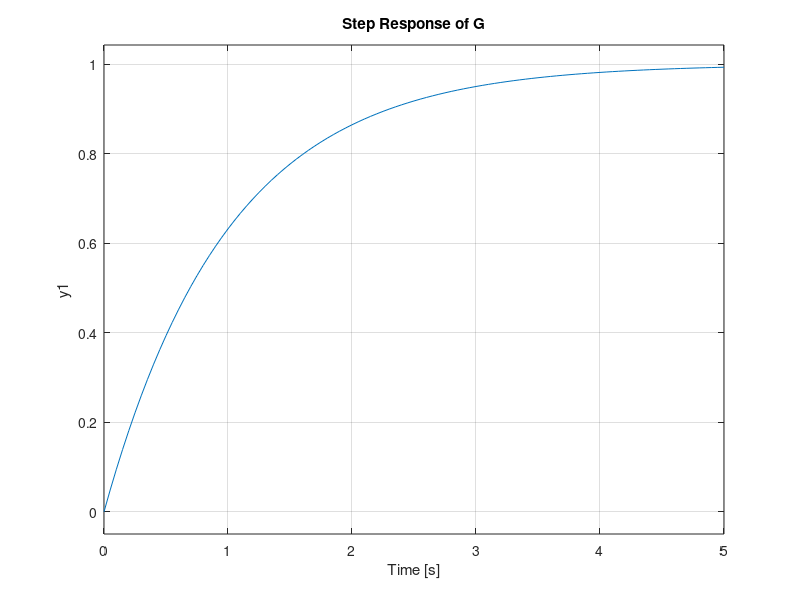
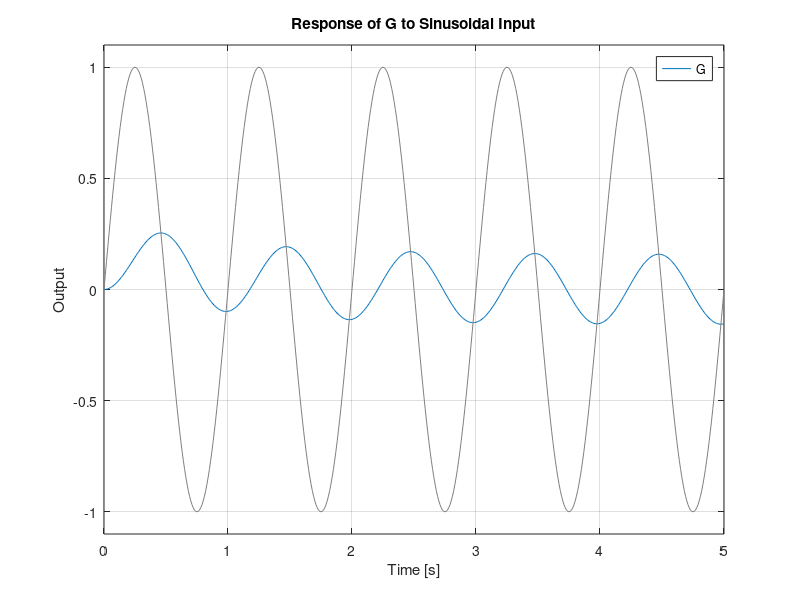
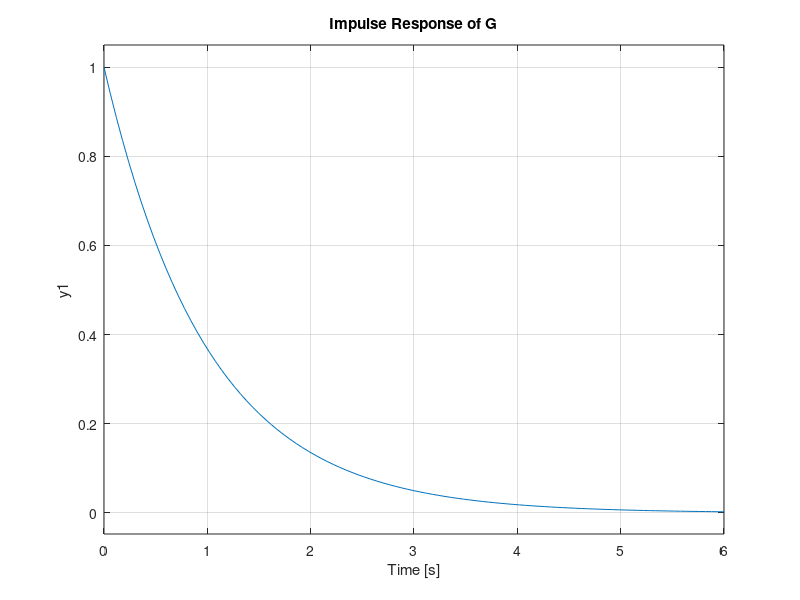
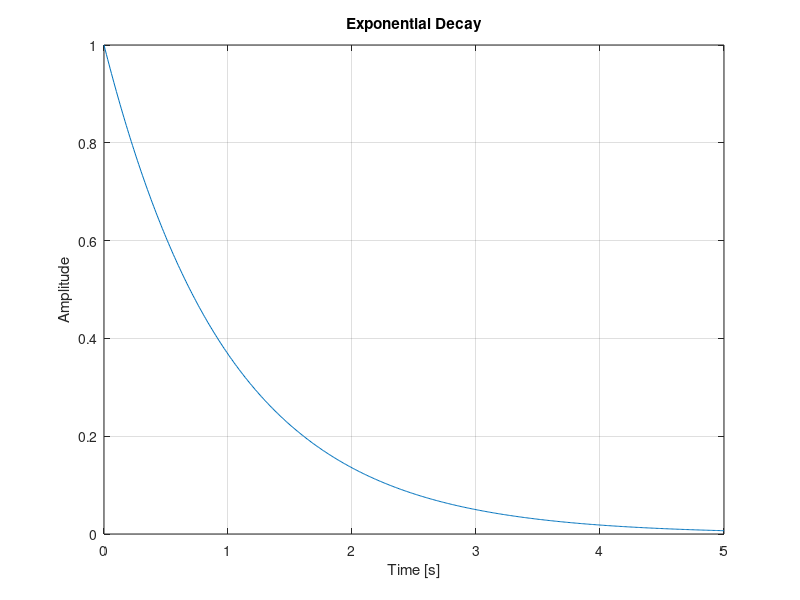

These figures' MATLAB source, in order: (Note: this script raises an error after producing the figures.)
%% 34722 Linear Control Design 1 - Day 1 MATLAB Exercise
% Clear workspace
clear all;
close all;
clc;

%% Definition of variables
% Define a variable c (one integer value)
c = 5;

% Define a vector b of 4 integer values
b = [1, 2, 3, 4];

% Define a matrix A(2x4) of integers
A = [1, 2, 3, 4;
     5, 6, 7, 8];

% Compute the row and column size of the matrix A
[rows, cols] = size(A);
fprintf('Matrix A has %d rows and %d columns\n', rows, cols);

% Print the elements of first row in second and fourth column
fprintf('A(1, [2,4]) = %d, %d\n', A(1,2), A(1,4));

% Print all the elements of the first column
disp('First column of A:');
disp(A(:, 1));

% Print all the elements of the first row, but only of columns 2 to end
disp('First row, columns 2 to end:');
disp(A(1, 2:end));

% Create a time vector t from 0 to 5 sec with a time step of 0.01 sec
t = 0:0.01:5;

% Create a sinusoidal function u (of time t)
u = sin(2*pi*t);  % 1 Hz sine wave

%% Transfer functions
% Create a transfer function G = tf([num], [den])
% Example: 1st order numerator, 2nd order denominator
% G(s) = (s + 1) / (s^2 + 2s + 1)
num = [1, 1];           % s + 1
den = [1, 2, 1];        % s^2 + 2s + 1
G = tf(num, den);
disp('Transfer function G:');
disp(G);

%% Plot Outputs
% Figure 1: Step response of G for 5 seconds
figure(1);
step(G, 5);
title('Step Response of G');
grid on;

% Figure 2: Simulated time response to input u using lsim
figure(2);
lsim(G, u, t);
title('Response of G to Sinusoidal Input');
xlabel('Time [s]');
ylabel('Output');
grid on;

% Figure 3: Impulse response of G
figure(3);
impulse(G);
title('Impulse Response of G');
grid on;

% Figure 4: Plot two equal-sized vectors X, Y with labels and title
figure(4);
X = t;
Y = exp(-t);
plot(X, Y);
xlabel('Time [s]');
ylabel('Amplitude');
title('Exponential Decay');
grid on;

% Plot two entries Y and Y.^2 in the same graph with legend
figure(5);
plot(X, Y, X, Y.^2);
xlabel('Time [s]');
ylabel('Amplitude');
title('Y and Y^2');
legend('Y = e^{-t}', 'Y^2 = e^{-2t}');
grid on;

%% Laplace
% Compute the Laplace transform of 1/sqrt(x)
syms x s;

% Create the function f
f = 1/sqrt(x);

% Compute the Laplace transform of f
F_laplace = laplace(f);
disp('Laplace transform of 1/sqrt(x):');
pretty(F_laplace);

% Define a function F with 1st order numerator and 2nd order denominator
% F(s) = (s + 1) / (s^2 + 3s + 2)
F = (s + 1) / (s^2 + 3*s + 2);
disp('Function F(s):');
pretty(F);

% Find the inverse Laplace transform
f_inverse = ilaplace(F);
disp('Inverse Laplace of F:');
pretty(f_inverse);

%% Load data from a txt file
% Read data from the log.txt file using the readtable() function
data = readtable('log.txt');

% Fill the nearest NaN entries using the fillmissing() function
data = fillmissing(data, 'nearest');

% Convert data from table to matrix
data_matrix = table2array(data);

% From the log.txt header:
%  1    time
%  8  9 Motor voltage [V] left, right
% 12 13 Wheel velocity [m/s] left, right

% Create matrix t_log for time stamps (column 1)
t_log = data_matrix(:, 1);

% Create matrix ul for left motor voltage (column 8)
ul = data_matrix(:, 8);

% Create matrix ur for right motor voltage (column 9)
ur = data_matrix(:, 9);

% Create matrix wl for left motor velocity (column 12)
wl = data_matrix(:, 12);

% Create matrix wr for right motor velocity (column 13)
wr = data_matrix(:, 13);

%% Plot data
% Create a figure with subplots
figure(6);
sgtitle('Robot Motor Data from log.txt');

% Subplot 1: Left wheel velocity
subplot(2, 2, 1);
plot(t_log, wl);
xlabel('Time [s]');
ylabel('Velocity [m/s]');
title('Left Wheel Velocity');
grid on;

% Subplot 2: Right wheel velocity
subplot(2, 2, 2);
plot(t_log, wr);
xlabel('Time [s]');
ylabel('Velocity [m/s]');
title('Right Wheel Velocity');
grid on;

% Subplot 3: Left motor voltage
subplot(2, 2, 3);
plot(t_log, ul);
xlabel('Time [s]');
ylabel('Voltage [V]');
title('Left Motor Voltage');
grid on;

% Subplot 4: Right motor voltage
subplot(2, 2, 4);
plot(t_log, ur);
xlabel('Time [s]');
ylabel('Voltage [V]');
title('Right Motor Voltage');
grid on;
